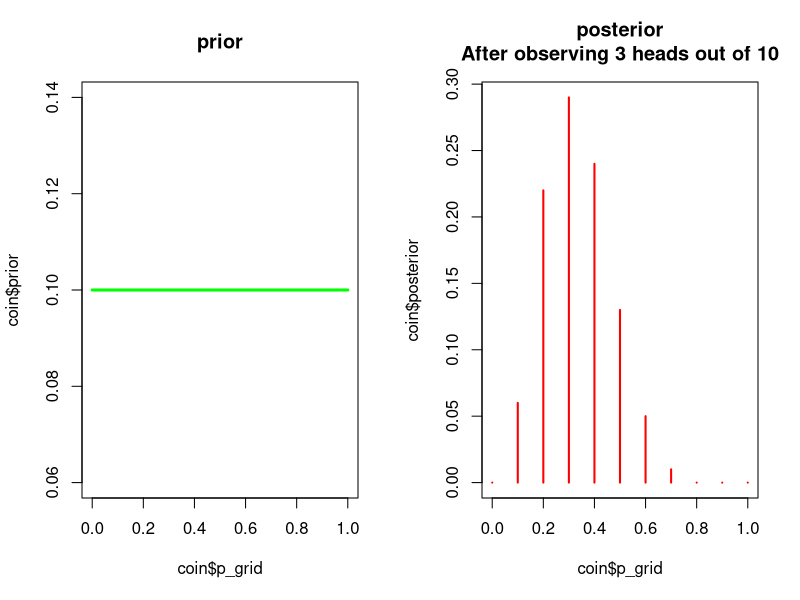
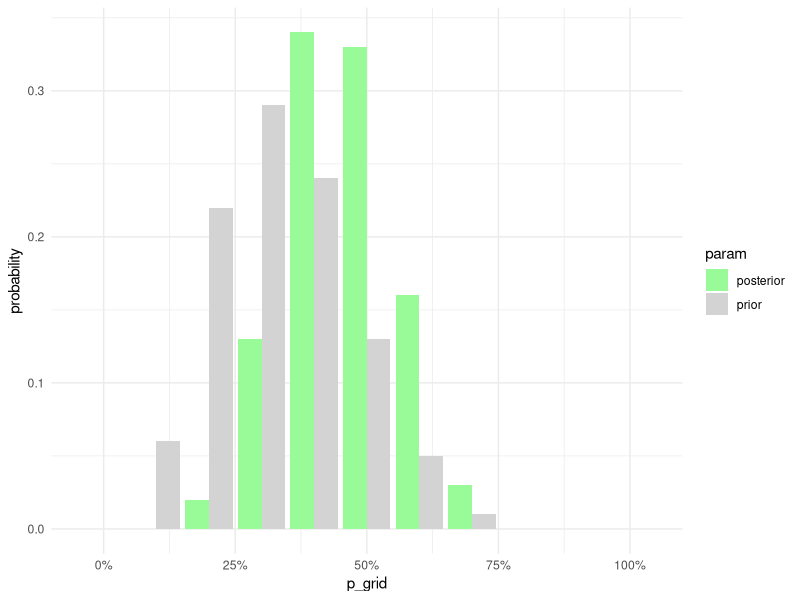
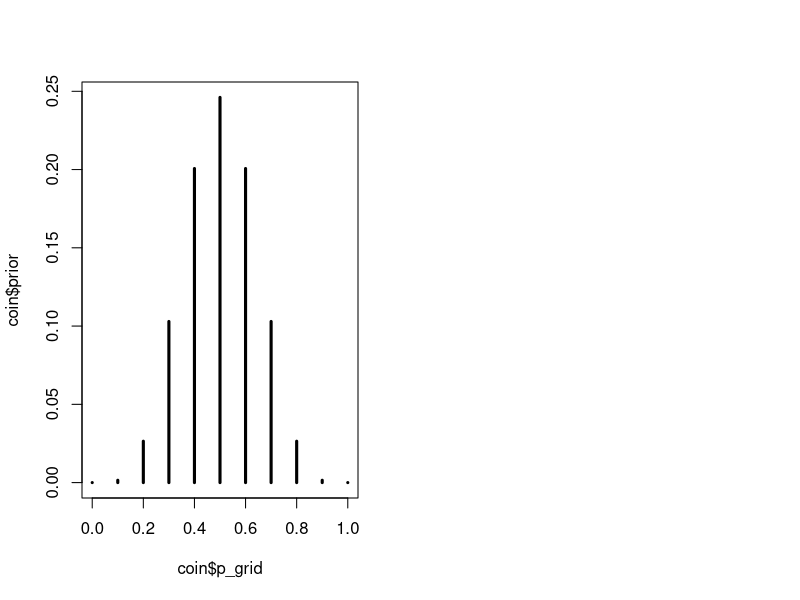
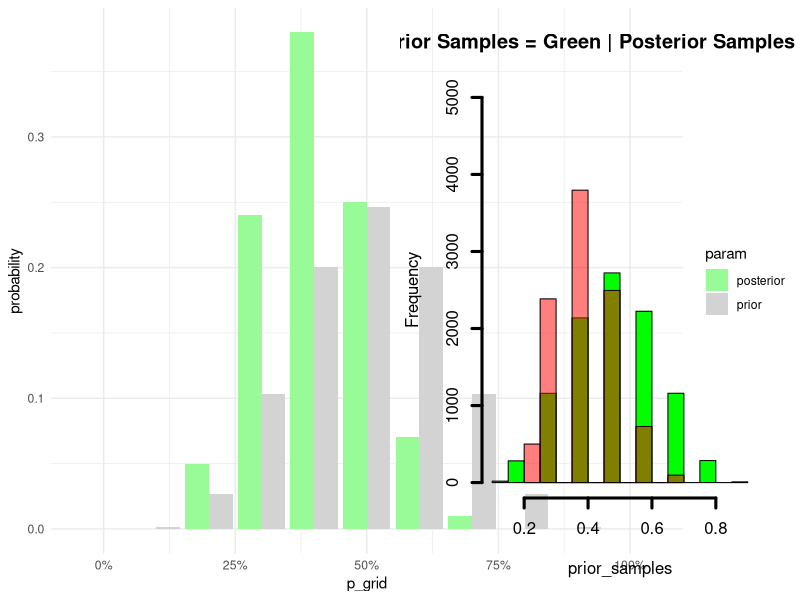

Here is the R script that generated these plots, in order:
## ---- chunk 1
library(tidyverse)
theme_set(theme_minimal())
## ---- chunk 2
## Write out all of the probabilities
p_positive_illness <- 0.95
p_positive_no_illness <- 1 - p_positive_illness

p_negative_no_illness <- 0.95
p_negative_illness <- 1 - p_negative_no_illness

p_illness<- 0.05
p_no_illness <- 1 - p_illness

# denominator (p(B))
p_data <- (p_positive_illness * p_illness + p_positive_no_illness * p_no_illness)

## Apply Bayes Theorem
p_illness_positive <- (p_positive_illness * p_illness) / p_data

p_illness_positive

## ---- chunk 3
# probability grid -- this represents the possible probabilities of the coin being weighted
p_grid <- seq(0, 1, 0.1)

# uniform prior
prior <- rep(0.1, length(p_grid))

coin <- data.frame(p_grid, prior)
coin

# likelihood
success <- 3
trials <- 10

coin$likelihood <- dbinom(x = success, size = trials, prob = coin$p_grid)
coin

## Posterior
# Un-standardized posterior
coin$unstd_posterior <- coin$prior * coin$likelihood

# Standard posterior
coin$posterior <- round(coin$unstd_posterior / sum(coin$unstd_posterior), 2)

coin

# Notice that the standardized posterior obeys a probability distribution and sums to 1
sum(coin$unstd_posterior)
sum(coin$posterior)


## plot
par(mfrow = c(1, 2))
plot(x = coin$p_grid, y = coin$prior, type = "l", main = "prior", col = "green", lwd = 3)
plot(x = coin$p_grid, y = coin$posterior, type = "h", main = "posterior\nAfter observing 3 heads out of 10", col = "red", lwd = 2)

## ---- chunk 4
## probability grid
p_grid <- seq(0, 1, 0.1)

# prior
prior <- coin$posterior

coin_2nd_flip <- data.frame(p_grid, prior)
coin_2nd_flip

# likelihood
success <- 6
trials <- 10

coin_2nd_flip$likelihood <- dbinom(x = success, size = trials, prob = coin_2nd_flip$p_grid)

coin_2nd_flip

## Posterior
# Un-standardized posterior
coin_2nd_flip$unstd_posterior <- coin_2nd_flip$prior * coin_2nd_flip$likelihood

# Standard posterior
coin_2nd_flip$posterior <- round(coin_2nd_flip$unstd_posterior / sum(coin_2nd_flip$unstd_posterior), 2)

coin_2nd_flip

## Plot
coin_2nd_flip %>%
  select(p_grid, posterior, prior) %>% 
  pivot_longer(
    cols = c(posterior, prior),
    names_to = "param",
    values_to = "probability"
  ) %>% 
  ggplot(aes(x = p_grid)) +
  geom_col(aes(y = probability,fill = param),
           position = "dodge") + 
  scale_fill_manual(
    values = c("posterior" = "pale green","prior" = "light grey")
  ) + 
  scale_x_continuous(
    labels = scales::percent_format()
    )


## ---- chunk 5
# probability grid -- this represents the possible probabilities of the coin being weighted
p_grid <- seq(0, 1, 0.1)

# 50/50 prior
prior <- dbinom(x = 5, size = 10, prob = p_grid)

coin <- data.frame(p_grid, prior)
coin

plot(coin$p_grid, coin$prior, type = "h", lwd = 3)

# likelihood
success <- 3
trials <- 10

coin$likelihood <- dbinom(x = success, size = trials, prob = coin$p_grid)
coin

## Posterior
# Un-standardized posterior
coin$unstd_posterior <- coin$prior * coin$likelihood

# Standard posterior
coin$posterior <- round(coin$unstd_posterior / sum(coin$unstd_posterior), 2)

coin

## plot
coin %>%
  select(p_grid, posterior, prior) %>% 
  pivot_longer(
    cols = c(posterior, prior),
    names_to = "param",
    values_to = "probability"
  ) %>% 
  ggplot(aes(x = p_grid)) +
  geom_col(aes(y = probability,fill = param),
           position = "dodge") + 
  scale_fill_manual(
    values = c("posterior" = "pale green","prior" = "light grey")
  ) + 
  scale_x_continuous(
    labels = scales::percent_format()
  )

## ---- chunk 6

## Take 10,000 samples from the posterior
# sample from the probability column (with replacement) but the probability observations are weighted by our posterior weights
posterior_samples <- sample(coin$p_grid, 
                            prob = coin$posterior, 
                            size = 1e4, 
                            replace = TRUE)

# let's take some samples from the prior too, so we can plot them together
prior_samples <- sample(coin$p_grid, prob = coin$prior, size = 1e4, replace = TRUE)

# plot
hist(prior_samples,
     lwd = 3,
     col = "green",
     main = "Prior Samples = Green | Posterior Samples = Red",
     ylim = c(0, 5000))

hist(posterior_samples,
     lwd = 3,
     col = rgb(1,0,0,0.5),
     add = TRUE)


